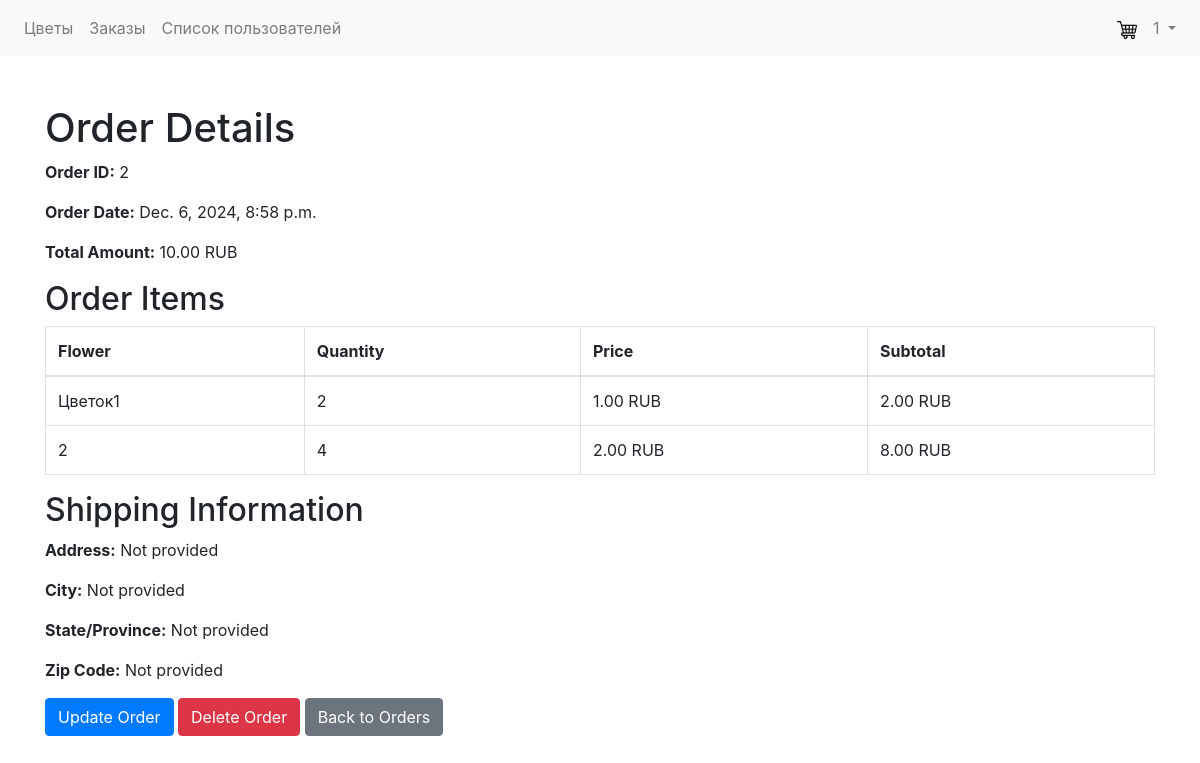
The page /orders/2/ (signed in) on the database its author committed.
### account/models.py (models this page shows)
class User(AbstractUser):
    phone = models.CharField(max_length=20, blank=True, null=True)
    address = models.CharField(max_length=255, blank=True, null=True)
    additional_info = models.TextField(blank=True, null=True)
    balance = models.DecimalField(max_digits=10, decimal_places=2, default=0.00)
    groups = models.ManyToManyField(
        'auth.Group',
        related_name='custom_user_group',  # This is crucial!
        blank=True,
    )
    user_permissions = models.ManyToManyField(
        'auth.Permission',
        related_name='custom_user_permission',  # This is crucial!
        blank=True,
    )

### orders/models.py (models this page shows)
class Order(models.Model):
    user = models.ForeignKey('account.User', on_delete=models.CASCADE)
    order_date = models.DateTimeField(auto_now_add=True)
    total_amount = models.DecimalField(max_digits=10, decimal_places=2)

class OrderItem(models.Model):
    order = models.ForeignKey('orders.Order', on_delete=models.CASCADE)
    flower = models.ForeignKey('flowers.Flower', on_delete=models.CASCADE)
    quantity = models.IntegerField()

### flowers/models.py (models this page shows)
class Flower(models.Model):
    name = models.CharField(max_length=100)
    description = models.TextField()
    price = models.DecimalField(max_digits=6, decimal_places=2, blank=True, null=True)
    image = models.ImageField(upload_to='flowers/', blank=True, null=True)
    stock = models.DecimalField(max_digits=6, decimal_places=0, blank=True, null=True, default=0)# Requires Pillow library

### orders/views.py (the view)
# urls.py: path('<int:order_id>/', login_required(views.get_order), name='order_detail'), #Order detail
def get_order(request, order_id):
    order = get_object_or_404(Order, pk=order_id, user=request.user)
    order_items = get_order_items(request, order_id)
    return render(request, 'orders/order_detail.html', {'order': order, 'order_items': order_items})

### orders/templatetags/my_filters.py (called while the page is built)
@register.filter
def calculate_subtotal(value1, value2):
    try:
        return value1 * value2
    except TypeError:
        return 0  # Or handle the error appropriately

### orders/views.py (called while the page is built)
def get_order_items(request, order_id):
    try:
        order = get_object_or_404(Order, pk=order_id)
        if order.user.id != request.user.id and not(request.user.is_staff or request.user.is_superuser):  # Example: Assuming you have a request.user
            raise PermissionDenied("You do not have permission to view this order.")
        order_items = order.orderitem_set.all()
        return order_items
    except Order.DoesNotExist:
        return None # or raise an exception, depending on desired behavior
    except PermissionDenied as e:
        raise e #Re-raise the exception

### Templates/orders/order_detail.html (shortened to what this page needs)
{% extends 'base.html' %}
{% load my_filters %}
{% block content %}
    <h1>Order Details</h1>
    {% if order %}
        <p><strong>Order ID:</strong> {{ order.id }}</p>
        <p><strong>Order Date:</strong> {{ order.order_date }}</p>
        <p><strong>Total Amount:</strong> {{ order.total_amount }} RUB</p>
        <h2>Order Items</h2>
        <table class="table table-bordered">
            <thead>
                <tr>
                    <th>Flower</th>
                    <th>Quantity</th>
                    <th>Price</th>
                    <th>Subtotal</th>
                </tr>
            </thead>
            <tbody>
                {% for order_item in order_items.all %}
                    <tr>
                        <td>{{ order_item.flower.name }}</td>
                        <td>{{ order_item.quantity }}</td>
                        <td>{{ order_item.flower.price }} RUB</td>
                        <td>{{ order_item.flower.price|calculate_subtotal:order_item.quantity }} RUB</td>
                    </tr>
                {% endfor %}
            </tbody>
        </table>
        <h2>Shipping Information</h2>
        <p><strong>Address:</strong>  {% if order.shipping_address %}{{ order.shipping_address }}{% else %}Not provided{% endif %}</p>
        <p><strong>City:</strong> {% if order.shipping_city %}{{ order.shipping_city }}{% else %}Not provided{% endif %}</p>
        <p><strong>State/Province:</strong> {% if order.shipping_state %}{{ order.shipping_state }}{% else %}Not provided{% endif %}</p>
        <p><strong>Zip Code:</strong> {% if order.shipping_zip_code %}{{ order.shipping_zip_code }}{% else %}Not provided{% endif %}</p>
        <a href="{% url 'orders:order_update' order.id %}" class="btn btn-primary">Update Order</a>
        <a href="{% url 'orders:order_delete' order.id %}" class="btn btn-danger">Delete Order</a>
        <a href="{% url 'orders:order_list' %}" class="btn btn-secondary">Back to Orders</a>
    {% else %}
        <p>Order not found.</p>
    {% endif %}
{% endblock %}

### Templates/base.html (shortened to what this page needs)
<!DOCTYPE html>
<html lang="ru">
<head>
    {% load static %}
    <link rel="stylesheet" href="{% static 'css/style.css' %}">
    <link rel="stylesheet" href="https://stackpath.bootstrapcdn.com/bootstrap/4.5.2/css/bootstrap.min.css">
</head>
<body>
    <nav class="navbar navbar-expand-lg navbar-light bg-light">
            <div class="collapse navbar-collapse" id="navbarNav">
                <ul class="navbar-nav mr-auto">
                    <li class="nav-item">
                        <a class="nav-link" href="{% url 'flowers:flower-list' %}">Цветы</a>
                    </li>
                    {% if user.is_authenticated %}
                        <li class="nav-item">
                            <a class="nav-link" href="{% url 'orders:order_list' %}">Заказы</a>
                        </li>
                    {% endif %}
                    {% if user.is_superuser or user.is_staff %}
                        <li class="nav-item">
                            <a class="nav-link" href="{% url 'account:get_users' %}">Список пользователей</a>
                        </li>
                    {% endif %}
                </ul>
                <ul class="navbar-nav ">
                    {% if user.is_authenticated %}
                        <li class="nav-item">
                            <a class="nav-link" href="{% url 'orders:cart' %}">
                                <img src="{% static 'images/shopping-cart.png' %}" alt="Cart" width="20" height="20">
                            </a>
                        </li>
                    {% endif %}
                    <li class="nav-item dropdown">
                        <a class="nav-link dropdown-toggle" href="#" id="navbarDropdown" role="button" data-toggle="dropdown" aria-haspopup="true" aria-expanded="false">
                            {% if user.is_authenticated %}
                                {{ user.username }}
                            {% else %}
                                Вход
                            {% endif %}
                        </a>
                    </li>
                </ul>
            </div>
    </nav>
    <div class="container mt-5">
        {% block content %}
        {% endblock %}
    </div>
</body>
</html>

### rows shown on the page
User: username "1"
Order: id "2", order_date "Dec. 6, 2024, 8:58 p.m.", total_amount "10.00"
OrderItem: flower.name "Цветок1", quantity "2", flower.price "1.00", flower.price|calculate_subtotal "2.00"
OrderItem: flower.name "2", quantity "4", flower.price "2.00", flower.price|calculate_subtotal "8.00"
